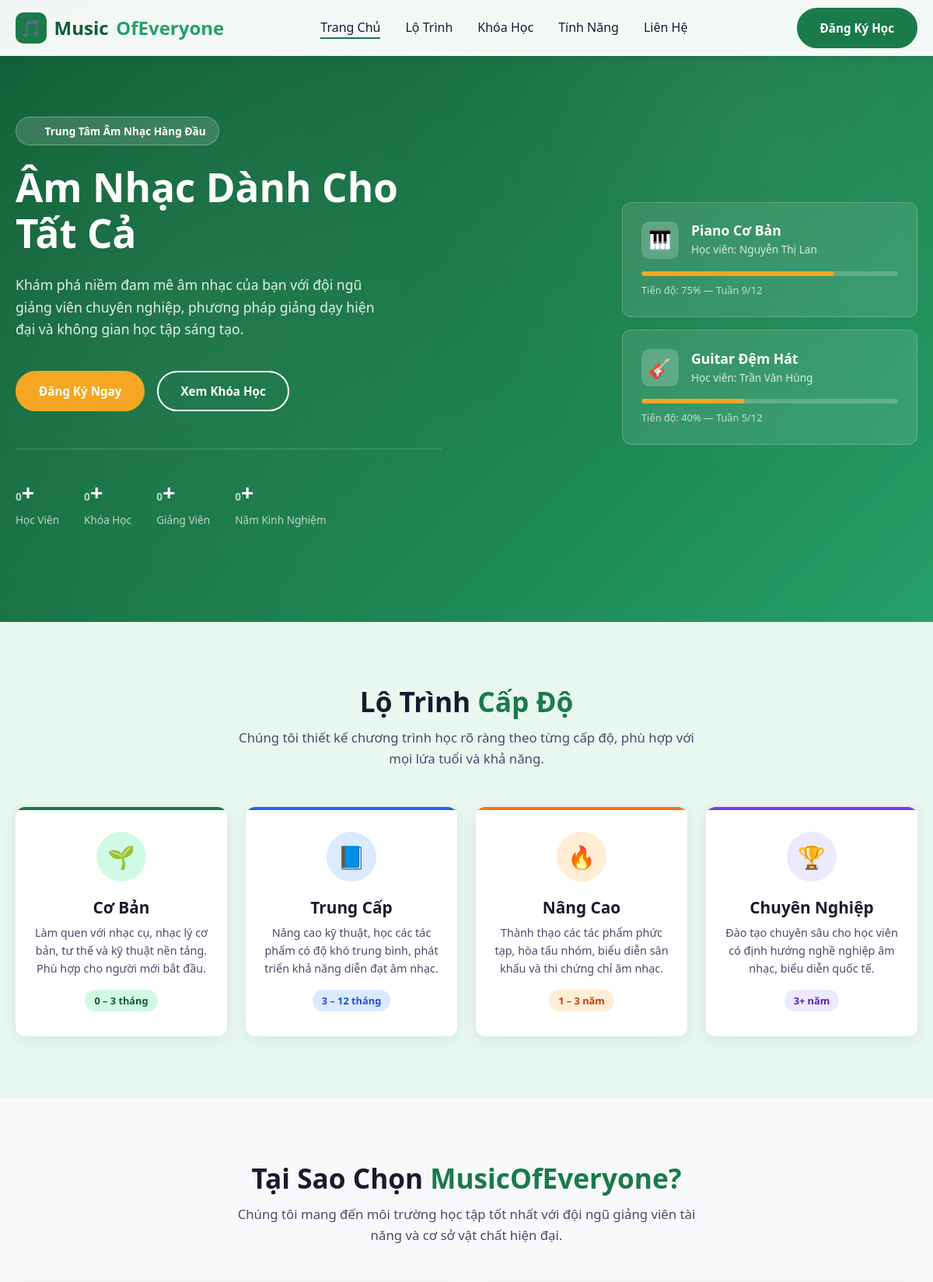
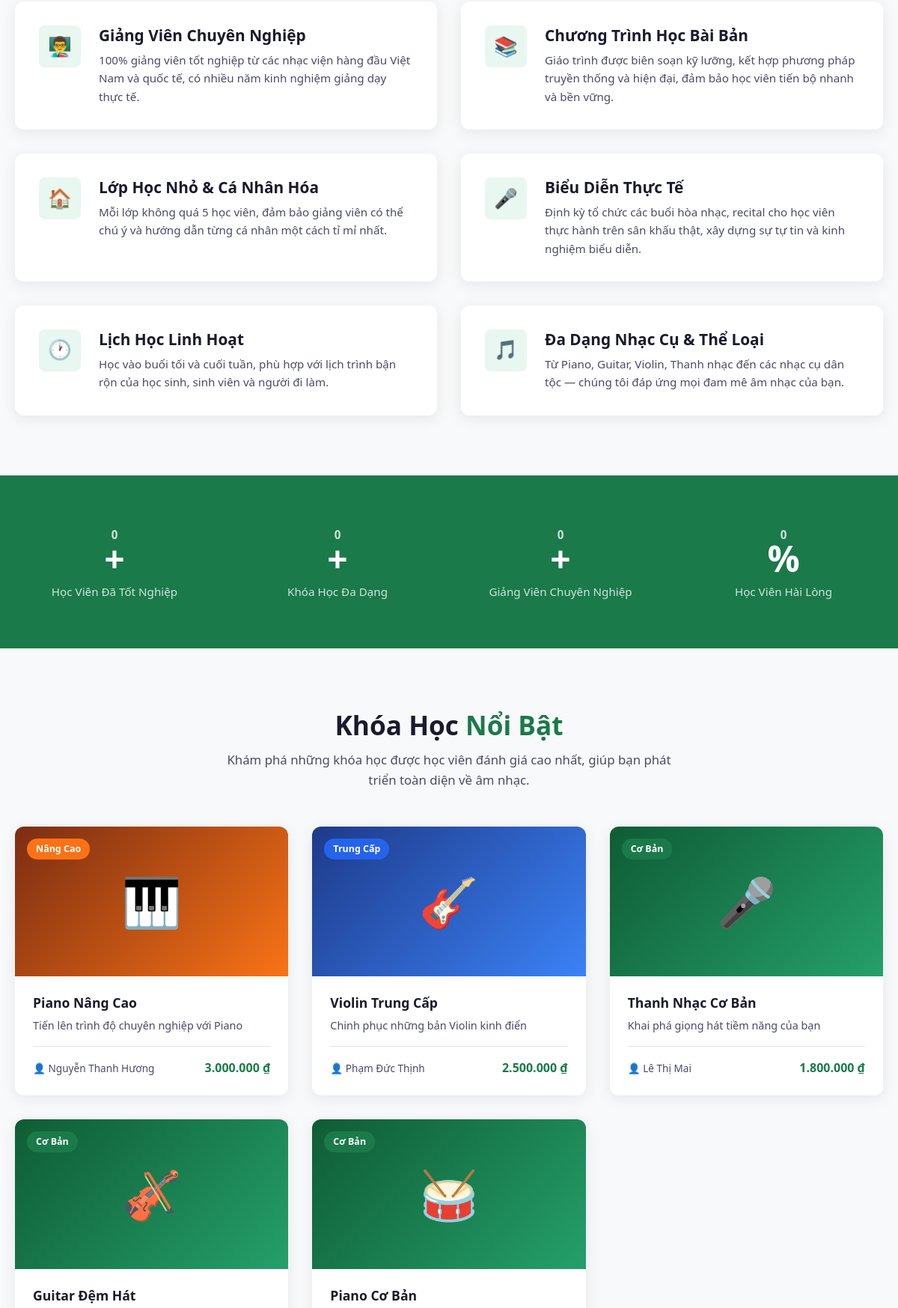
The page / (upper part) on the database its author committed (2 pictures, top to bottom).
### tables this page shows
CREATE TABLE `courses` (
  `id` INT UNSIGNED AUTO_INCREMENT PRIMARY KEY,
  `title` VARCHAR(255) NOT NULL,
  `slug` VARCHAR(255) NOT NULL UNIQUE,
  `description` TEXT DEFAULT NULL,
  `short_desc` VARCHAR(500) DEFAULT NULL,
  `level` ENUM('co_ban','trung_cap','nang_cao','chuyen_nghiep') NOT NULL DEFAULT 'co_ban',
  `teacher_id` INT UNSIGNED DEFAULT NULL,
  `price` DECIMAL(10,2) NOT NULL DEFAULT 0.00,
  `duration_weeks` TINYINT UNSIGNED DEFAULT NULL,
  `lessons_per_week` TINYINT UNSIGNED DEFAULT 2,
  `image` VARCHAR(500) DEFAULT NULL,
  `featured` TINYINT(1) NOT NULL DEFAULT 0,
  `status` ENUM('active','inactive') NOT NULL DEFAULT 'active',
  `created_at` TIMESTAMP DEFAULT CURRENT_TIMESTAMP,
  `updated_at` TIMESTAMP DEFAULT CURRENT_TIMESTAMP ON UPDATE CURRENT_TIMESTAMP,
  FOREIGN KEY (`teacher_id`) REFERENCES `teachers`(`id`) ON DELETE SET NULL
);

CREATE TABLE `teachers` (
  `id` INT UNSIGNED AUTO_INCREMENT PRIMARY KEY,
  `name` VARCHAR(255) NOT NULL,
  `email` VARCHAR(255) DEFAULT NULL,
  `phone` VARCHAR(20) DEFAULT NULL,
  `bio` TEXT DEFAULT NULL,
  `speciality` VARCHAR(255) DEFAULT NULL,
  `image` VARCHAR(500) DEFAULT NULL,
  `experience_years` TINYINT UNSIGNED DEFAULT 0,
  `status` ENUM('active','inactive') NOT NULL DEFAULT 'active',
  `created_at` TIMESTAMP DEFAULT CURRENT_TIMESTAMP,
  `updated_at` TIMESTAMP DEFAULT CURRENT_TIMESTAMP ON UPDATE CURRENT_TIMESTAMP
);

### includes/db.php (called while the page is built, shortened)
<?php
class Database {
    private static ?PDO $instance = null;
    public static function getInstance(): PDO {
        if (self::$instance === null) {
            $dsn = 'mysql:host=' . DB_HOST . ';dbname=' . DB_NAME . ';charset=' . DB_CHARSET;
            $options = [
                PDO::ATTR_ERRMODE            => PDO::ERRMODE_EXCEPTION,
                PDO::ATTR_DEFAULT_FETCH_MODE => PDO::FETCH_ASSOC,
                PDO::ATTR_EMULATE_PREPARES   => false,
            ];
            try {
                self::$instance = new PDO($dsn, DB_USER, DB_PASS, $options);
            } catch (PDOException $e) {
                error_log('[MusicOfEveryone] DB connection error: ' . $e->getMessage());
                die('<div style="font-family:sans-serif;padding:2rem;background:#fee;border:1px solid #f00;margin:1rem;border-radius:8px;"><h2>Lỗi kết nối cơ sở dữ liệu</h2><p>Không thể kết nối đến cơ sở dữ liệu. Vui lòng kiểm tra file <code>config/database.php</code> và đảm bảo thông tin MySQL chính xác.</p></div>');
            }
        }
        return self::$instance;
    }
    public static function query(string $sql, array $params = []): PDOStatement {
        $stmt = self::getInstance()->prepare($sql);
        $stmt->execute($params);
        return $stmt;
    }
    public static function fetchAll(string $sql, array $params = []): array {
        return self::query($sql, $params)->fetchAll();
    }
    public static function fetchOne(string $sql, array $params = []): ?array {
        $result = self::query($sql, $params)->fetch();
        return $result ?: null;
    }
    public static function fetchScalar(string $sql, array $params = []) {
        return self::query($sql, $params)->fetchColumn();
    }
}

### includes/functions.php (called while the page is built, shortened)
<?php
require_once __DIR__ . '/db.php';
function e(string $s): string {
    return htmlspecialchars($s, ENT_QUOTES, 'UTF-8');
}
function getSetting(string $key, string $default = ''): string {
    static $cache = [];
    if (!isset($cache[$key])) {
        $row = Database::fetchOne("SELECT setting_value FROM site_settings WHERE setting_key = ?", [$key]);
        $cache[$key] = $row ? (string)$row['setting_value'] : $default;
    }
    return $cache[$key];
}
function levelLabel(string $level): string {
    return match ($level) {
        'co_ban'         => 'Cơ Bản',
        'trung_cap'      => 'Trung Cấp',
        'nang_cao'       => 'Nâng Cao',
        'chuyen_nghiep'  => 'Chuyên Nghiệp',
        default          => $level,
    };
}
function levelColor(string $level): string {
    return match ($level) {
        'co_ban'         => 'green',
        'trung_cap'      => 'blue',
        'nang_cao'       => 'orange',
        'chuyen_nghiep'  => 'purple',
        default          => 'gray',
    };
}
function formatPrice(float $price): string {
    return number_format($price, 0, ',', '.') . ' ₫';
}

### index.php (the view, shortened to what this page needs)
<?php
require_once __DIR__ . '/includes/functions.php';
$siteName    = getSetting('site_name', 'MusicOfEveryone');
$heroTitle   = getSetting('hero_title', 'Âm Nhạc Dành Cho Tất Cả');
$heroSub     = getSetting('hero_subtitle', 'Khám phá niềm đam mê âm nhạc của bạn với đội ngũ giảng viên chuyên nghiệp.');
$heroBtnText = getSetting('hero_btn_text', 'Đăng Ký Ngay');
$heroBtnUrl  = getSetting('hero_btn_url', '#courses');
$featuredCourses = Database::fetchAll("
    SELECT c.*, t.name AS teacher_name
    FROM courses c
    LEFT JOIN teachers t ON c.teacher_id = t.id
    WHERE c.featured = 1 AND c.status = 'active'
    ORDER BY c.id DESC
    LIMIT 6
");
$totalStudents = (int)Database::fetchScalar("SELECT COUNT(*) FROM students WHERE status != 'inactive'");
$totalCourses  = (int)Database::fetchScalar("SELECT COUNT(*) FROM courses WHERE status = 'active'");
$totalTeachers = (int)Database::fetchScalar("SELECT COUNT(*) FROM teachers WHERE status = 'active'");
?>
<!DOCTYPE html>
<html lang="vi">
<head>
  <link rel="stylesheet" href="assets/css/style.css">
</head>
<body>
<header id="header">
  <div class="container">
    <div class="header-inner">
      <a href="/" class="logo">
        <div class="logo-icon">🎵</div>
        Music<span>OfEveryone</span>
      </a>
      <nav>
        <ul>
          <li><a href="/" class="active">Trang Chủ</a></li>
          <li><a href="#levels">Lộ Trình</a></li>
          <li><a href="#courses">Khóa Học</a></li>
          <li><a href="#features">Tính Năng</a></li>
          <li><a href="#contact">Liên Hệ</a></li>
        </ul>
      </nav>
      <a href="#courses" class="btn btn-primary nav-cta">Đăng Ký Học</a>
    </div>
  </div>
</header>
<section id="hero">
  <div class="container">
    <div class="hero-inner">
      <div class="hero-content">
        <div class="hero-badge">🎶 Trung Tâm Âm Nhạc Hàng Đầu</div>
        <h1><?= nl2br(e($heroTitle)) ?></h1>
        <p><?= e($heroSub) ?></p>
        <div class="hero-actions">
          <a href="<?= e($heroBtnUrl) ?>" class="btn btn-gold"><?= e($heroBtnText) ?></a>
          <a href="#courses" class="btn btn-outline">Xem Khóa Học</a>
        </div>
        <div class="hero-stats">
          <div class="hero-stat">
            <strong><span data-target="<?= $totalStudents ?: 500 ?>">0</span>+</strong>
            <span>Học Viên</span>
          </div>
          <div class="hero-stat">
            <strong><span data-target="<?= $totalCourses ?: 20 ?>">0</span>+</strong>
            <span>Khóa Học</span>
          </div>
          <div class="hero-stat">
            <strong><span data-target="<?= $totalTeachers ?: 15 ?>">0</span>+</strong>
            <span>Giảng Viên</span>
          </div>
          <div class="hero-stat">
            <strong><span data-target="10">0</span>+</strong>
            <span>Năm Kinh Nghiệm</span>
          </div>
        </div>
      </div>
      <div class="hero-visual">
        <div class="hero-card">
          <div class="hero-card-top">
            <div class="hero-card-icon">🎹</div>
            <div class="hero-card-info">
              <h4>Piano Cơ Bản</h4>
              <p>Học viên: Nguyễn Thị Lan</p>
            </div>
          </div>
          <div class="hero-card-progress"><span style="width:75%"></span></div>
          <p style="font-size:.8rem;opacity:.7;margin-top:.5rem">Tiến độ: 75% — Tuần 9/12</p>
        </div>
        <div class="hero-card">
          <div class="hero-card-top">
            <div class="hero-card-icon">🎸</div>
            <div class="hero-card-info">
              <h4>Guitar Đệm Hát</h4>
              <p>Học viên: Trần Văn Hùng</p>
            </div>
          </div>
          <div class="hero-card-progress"><span style="width:40%"></span></div>
          <p style="font-size:.8rem;opacity:.7;margin-top:.5rem">Tiến độ: 40% — Tuần 5/12</p>
        </div>
      </div>
    </div>
  </div>
</section>
<section id="levels">
  <div class="container">
    <h2 class="section-title">Lộ Trình <span class="text-green">Cấp Độ</span></h2>
    <p class="section-subtitle">Chúng tôi thiết kế chương trình học rõ ràng theo từng cấp độ, phù hợp với mọi lứa tuổi và khả năng.</p>
    <div class="levels-grid">
      <div class="level-card green">
        <div class="level-icon">🌱</div>
        <h3>Cơ Bản</h3>
        <p>Làm quen với nhạc cụ, nhạc lý cơ bản, tư thế và kỹ thuật nền tảng. Phù hợp cho người mới bắt đầu.</p>
        <span class="level-tag">0 – 3 tháng</span>
      </div>
      <div class="level-card blue">
        <div class="level-icon">📘</div>
        <h3>Trung Cấp</h3>
        <p>Nâng cao kỹ thuật, học các tác phẩm có độ khó trung bình, phát triển khả năng diễn đạt âm nhạc.</p>
        <span class="level-tag">3 – 12 tháng</span>
      </div>
      <div class="level-card orange">
        <div class="level-icon">🔥</div>
        <h3>Nâng Cao</h3>
        <p>Thành thạo các tác phẩm phức tạp, hòa tấu nhóm, biểu diễn sân khấu và thi chứng chỉ âm nhạc.</p>
        <span class="level-tag">1 – 3 năm</span>
      </div>
      <div class="level-card purple">
        <div class="level-icon">🏆</div>
        <h3>Chuyên Nghiệp</h3>
        <p>Đào tạo chuyên sâu cho học viên có định hướng nghề nghiệp âm nhạc, biểu diễn quốc tế.</p>
        <span class="level-tag">3+ năm</span>
      </div>
    </div>
  </div>
</section>
<section id="features" class="section-alt">
  <div class="container">
    <h2 class="section-title">Tại Sao Chọn <span class="text-green">MusicOfEveryone?</span></h2>
    <p class="section-subtitle">Chúng tôi mang đến môi trường học tập tốt nhất với đội ngũ giảng viên tài năng và cơ sở vật chất hiện đại.</p>
    <div class="features-grid">
      <div class="feature-card">
        <div class="feature-icon">👨‍🏫</div>
        <div class="feature-text">
          <h3>Giảng Viên Chuyên Nghiệp</h3>
          <p>100% giảng viên tốt nghiệp từ các nhạc viện hàng đầu Việt Nam và quốc tế, có nhiều năm kinh nghiệm giảng dạy thực tế.</p>
        </div>
      </div>
      <div class="feature-card">
        <div class="feature-icon">📚</div>
        <div class="feature-text">
          <h3>Chương Trình Học Bài Bản</h3>
          <p>Giáo trình được biên soạn kỹ lưỡng, kết hợp phương pháp truyền thống và hiện đại, đảm bảo học viên tiến bộ nhanh và bền vững.</p>
        </div>
      </div>
      <div class="feature-card">
        <div class="feature-icon">🏠</div>
        <div class="feature-text">
          <h3>Lớp Học Nhỏ & Cá Nhân Hóa</h3>
          <p>Mỗi lớp không quá 5 học viên, đảm bảo giảng viên có thể chú ý và hướng dẫn từng cá nhân một cách tỉ mỉ nhất.</p>
        </div>
      </div>
      <div class="feature-card">
        <div class="feature-icon">🎤</div>
        <div class="feature-text">
          <h3>Biểu Diễn Thực Tế</h3>
          <p>Định kỳ tổ chức các buổi hòa nhạc, recital cho học viên thực hành trên sân khấu thật, xây dựng sự tự tin và kinh nghiệm biểu diễn.</p>
        </div>
      </div>
      <div class="feature-card">
        <div class="feature-icon">🕐</div>
        <div class="feature-text">
          <h3>Lịch Học Linh Hoạt</h3>
          <p>Học vào buổi tối và cuối tuần, phù hợp với lịch trình bận rộn của học sinh, sinh viên và người đi làm.</p>
        </div>
      </div>
      <div class="feature-card">
        <div class="feature-icon">🎵</div>
        <div class="feature-text">
          <h3>Đa Dạng Nhạc Cụ & Thể Loại</h3>
          <p>Từ Piano, Guitar, Violin, Thanh nhạc đến các nhạc cụ dân tộc — chúng tôi đáp ứng mọi đam mê âm nhạc của bạn.</p>
        </div>
      </div>
    </div>
  </div>
</section>
<section id="numbers">
  <div class="container">
    <div class="numbers-grid">
      <div class="number-item">
        <strong><span data-target="<?= $totalStudents ?: 500 ?>">0</span>+</strong>
        <span>Học Viên Đã Tốt Nghiệp</span>
      </div>
      <div class="number-item">
        <strong><span data-target="<?= $totalCourses ?: 20 ?>">0</span>+</strong>
        <span>Khóa Học Đa Dạng</span>
      </div>
      <div class="number-item">
        <strong><span data-target="<?= $totalTeachers ?: 15 ?>">0</span>+</strong>
        <span>Giảng Viên Chuyên Nghiệp</span>
      </div>
      <div class="number-item">
        <strong><span data-target="98">0</span>%</strong>
        <span>Học Viên Hài Lòng</span>
      </div>
    </div>
  </div>
</section>
<section id="courses" class="section-alt">
  <div class="container">
    <h2 class="section-title">Khóa Học <span class="text-green">Nổi Bật</span></h2>
    <p class="section-subtitle">Khám phá những khóa học được học viên đánh giá cao nhất, giúp bạn phát triển toàn diện về âm nhạc.</p>
    <?php if (empty($featuredCourses)): ?>
      <p style="text-align:center;color:#666;">Chưa có khóa học. Vui lòng kiểm tra lại sau.</p>
    <?php else: ?>
    <div class="courses-grid">
      <?php
      $icons = ['🎹','🎸','🎤','🎻','🥁','🎺'];
      $i = 0;
      foreach ($featuredCourses as $course):
        $lvl = $course['level'];
        $icon = $icons[$i % count($icons)];
        $i++;
      ?>
      <div class="course-card">
        <div class="course-thumb" style="background:linear-gradient(135deg,<?= match($lvl){
          'co_ban'=>'#0f5c35,#25a06a','trung_cap'=>'#1e3a8a,#3b82f6',
          'nang_cao'=>'#7c2d12,#f97316','chuyen_nghiep'=>'#4c1d95,#8b5cf6',
          default=>'#0f5c35,#25a06a'
        } ?>)">
          <?= $icon ?>
          <span class="course-level-badge badge-<?= levelColor($lvl) ?>"><?= levelLabel($lvl) ?></span>
        </div>
        <div class="course-body">
          <h3 class="course-title"><?= e($course['title']) ?></h3>
          <p class="course-desc"><?= e($course['short_desc'] ?? '') ?></p>
          <div class="course-meta">
            <span class="course-teacher">👤 <?= e($course['teacher_name'] ?? 'Giảng viên') ?></span>
            <span class="course-price <?= $course['price'] <= 0 ? 'free' : '' ?>"><?= formatPrice((float)$course['price']) ?></span>
          </div>
        </div>
      </div>
      <?php endforeach; ?>
    </div>
    <?php endif; ?>
  </div>
</section>

### rows shown on the page
courses: icon "🎹", level "Nâng Cao", title "Piano Nâng Cao", short_desc "Tiến lên trình độ chuyên nghiệp với Piano", teacher.name "Nguyễn Thanh Hương", price "3.000.000 ₫"
courses: icon "🎸", level "Trung Cấp", title "Violin Trung Cấp", short_desc "Chinh phục những bản Violin kinh điển", teacher.name "Phạm Đức Thịnh", price "2.500.000 ₫"
courses: icon "🎤", level "Cơ Bản", title "Thanh Nhạc Cơ Bản", short_desc "Khai phá giọng hát tiềm năng của bạn", teacher.name "Lê Thị Mai", price "1.800.000 ₫"
courses: icon "🎻", level "Cơ Bản", title "Guitar Đệm Hát"
courses: icon "🥁", level "Cơ Bản", title "Piano Cơ Bản"

### other values the page prints
$heroTitle "Âm Nhạc Dành Cho Tất Cả"
$heroSub "Khám phá niềm đam mê âm nhạc của bạn với đội ngũ giảng viên chuyên nghiệp, phương pháp giảng dạy hiện đại và không gian học tập sáng tạo."
$heroBtnText "Đăng Ký Ngay"
